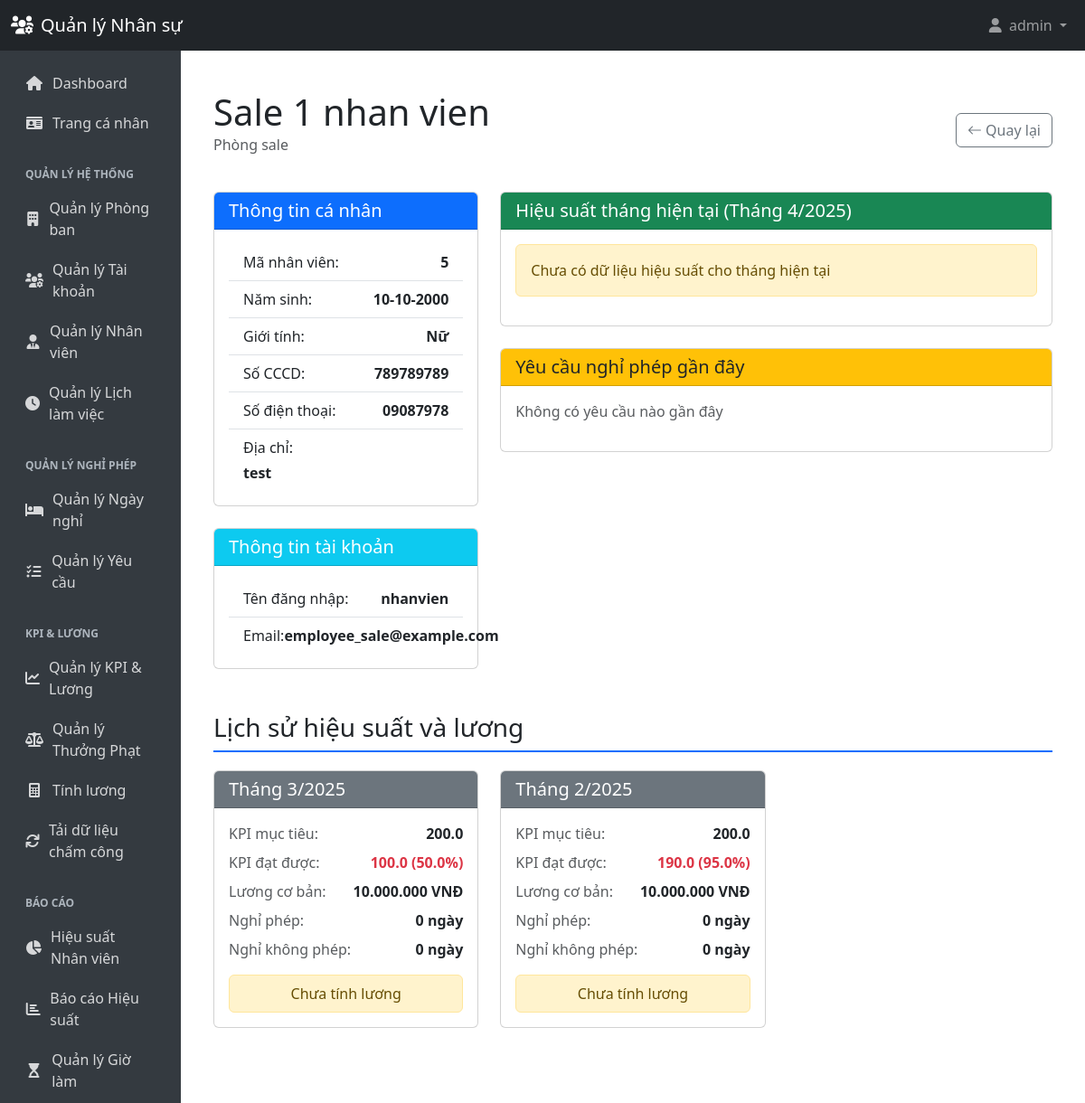
Page /pages/employee_detail.php?id=5 (signed in) on the committed database.
### tables this page shows
CREATE TABLE `users` (
  `user_id` int(11) NOT NULL,
  `username` varchar(50) NOT NULL,
  `password` varchar(255) NOT NULL,
  `email` varchar(100) DEFAULT NULL,
  `role_id` int(11) NOT NULL,
  `created_at` timestamp NULL DEFAULT current_timestamp(),
  `is_locked` tinyint(1) DEFAULT 0
);

CREATE TABLE `employees` (
  `employee_id` int(11) NOT NULL,
  `user_id` int(11) DEFAULT NULL,
  `first_name` varchar(50) NOT NULL,
  `last_name` varchar(50) NOT NULL,
  `address` text DEFAULT NULL,
  `phone_number` varchar(20) DEFAULT NULL,
  `id_card_number` varchar(20) DEFAULT NULL,
  `gender` enum('male','female','other') NOT NULL,
  `department_id` int(11) DEFAULT NULL,
  `created_at` timestamp NULL DEFAULT current_timestamp(),
  `updated_at` timestamp NULL DEFAULT current_timestamp() ON UPDATE current_timestamp(),
  `is_locked` tinyint(1) DEFAULT 0,
  `birth_date` date DEFAULT NULL
);

CREATE TABLE `departments` (
  `department_id` int(11) NOT NULL,
  `department_code` varchar(50) NOT NULL,
  `department_name` varchar(100) NOT NULL,
  `kpi_name` varchar(100) NOT NULL,
  `kpi_unit` varchar(100) NOT NULL,
  `max_employees` int(11) NOT NULL,
  `default_kpi` decimal(10,2) NOT NULL,
  `default_salary` decimal(12,2) NOT NULL,
  `created_at` timestamp NULL DEFAULT current_timestamp(),
  `updated_at` timestamp NULL DEFAULT current_timestamp() ON UPDATE current_timestamp(),
  `is_active` tinyint(1) NOT NULL DEFAULT 1
);

CREATE TABLE `employee_monthly_performance` (
  `performance_id` int(11) NOT NULL,
  `employee_id` int(11) NOT NULL,
  `department_id` int(11) NOT NULL,
  `month` int(11) NOT NULL,
  `year` int(11) NOT NULL,
  `individual_kpi_target` decimal(10,2) NOT NULL,
  `individual_base_salary` decimal(12,2) NOT NULL,
  `kpi_achieved` decimal(10,2) DEFAULT 0.00,
  `authorized_absences` int(11) DEFAULT 0,
  `unauthorized_absences` int(11) DEFAULT 0,
  `final_salary` decimal(12,2) DEFAULT 0.00,
  `salary_calculated` tinyint(1) DEFAULT 0,
  `created_at` timestamp NULL DEFAULT current_timestamp(),
  `updated_at` timestamp NULL DEFAULT current_timestamp() ON UPDATE current_timestamp(),
  `working_day` int(11) DEFAULT NULL,
  `allowance_shift_count` int(11) DEFAULT NULL,
  `total_allowance` int(11) NOT NULL DEFAULT 0,
  `late_day` int(11) NOT NULL DEFAULT 0,
  `penalty_more` int(11) NOT NULL DEFAULT 0,
  `bonus_more` int(11) NOT NULL DEFAULT 0
);

### pages/employee_detail.php (the view, shortened to what the rows shown need)
<?php
require_once dirname(__DIR__) . '/config/db.php';
$employeeId = isset($_GET['id']) ? (int) $_GET['id'] : 0;
$stmt = $pdo->prepare("
    SELECT e.*, d.department_name, u.username, u.email
    FROM employees e
    LEFT JOIN departments d ON e.department_id = d.department_id
    LEFT JOIN users u ON e.user_id = u.user_id
    WHERE e.employee_id = ?
");
$stmt->execute([$employeeId]);
$employee = $stmt->fetch();
$stmt = $pdo->prepare("
    SELECT emp.*, d.department_name
    FROM employee_monthly_performance emp
    JOIN departments d ON emp.department_id = d.department_id
    WHERE emp.employee_id = ?
    ORDER BY emp.year DESC, emp.month DESC
");
$stmt->execute([$employeeId]);
$performances = $stmt->fetchAll();
function formatCurrency($amount)
{
    return number_format($amount, 0, ',', '.') . ' VNĐ';
}
function formatMonth($month, $year)
{
    return "Tháng $month/$year";
}
?>
<!DOCTYPE html>
<html lang="vi">
<head>
    <link href="https://cdn.jsdelivr.net/npm/bootstrap@5.2.3/dist/css/bootstrap.min.css" rel="stylesheet">
    <link rel="stylesheet" href="https://cdn.jsdelivr.net/npm/bootstrap-icons@1.10.0/font/bootstrap-icons.css">
</head>
<body>
<?php include dirname(__DIR__) . '/partials/header.php'; ?>
    <div class="container py-4">
        <div class="d-flex justify-content-between align-items-center mb-4">
            <div>
                <h1 class="mb-0"><?= htmlspecialchars($employee['first_name'] . ' ' . $employee['last_name']) ?></h1>
                <p class="text-muted">
                    <?= htmlspecialchars($employee['department_name'] ?? 'Chưa phân công phòng ban') ?></p>
            </div>
        </div>
        <div class="row">
            <div class="col-md-4">
                <div class="card mb-4">
                    <div class="card-body">
                        <ul class="list-group list-group-flush">
                            <li class="list-group-item d-flex justify-content-between">
                                <span>Mã nhân viên:</span>
                                <span class="fw-bold"><?= $employee['employee_id'] ?></span>
                            </li>
                            <li class="list-group-item d-flex justify-content-between">
                                <span>Năm sinh:</span>
                                <span class="fw-bold"><?= date('d-m-Y', strtotime($employee['birth_date'])) ?></span>
                            </li>
                            <li class="list-group-item d-flex justify-content-between">
                                <span>Số CCCD:</span>
                                <span class="fw-bold"><?= htmlspecialchars($employee['id_card_number']) ?></span>
                            </li>
                            <li class="list-group-item d-flex justify-content-between">
                                <span>Số điện thoại:</span>
                                <span class="fw-bold"><?= htmlspecialchars($employee['phone_number']) ?></span>
                            </li>
                            <li class="list-group-item">
                                <span>Địa chỉ:</span>
                                <p class="mt-1 mb-0 fw-bold"><?= htmlspecialchars($employee['address']) ?></p>
                            </li>
                        </ul>
                    </div>
                </div>
                <?php if ($employee['user_id']): ?>
                    <div class="card mb-4">
                        <div class="card-header bg-info text-white">
                            <h5 class="m-0">Thông tin tài khoản</h5>
                        </div>
                        <div class="card-body">
                            <ul class="list-group list-group-flush">
                                <li class="list-group-item d-flex justify-content-between">
                                    <span>Tên đăng nhập:</span>
                                    <span class="fw-bold"><?= htmlspecialchars($employee['username']) ?></span>
                                </li>
                                <li class="list-group-item d-flex justify-content-between">
                                    <span>Email:</span>
                                    <span class="fw-bold"><?= htmlspecialchars($employee['email']) ?></span>
                                </li>
                            </ul>
                        </div>
                    </div>
                <?php endif; ?>
            </div>
        </div>
        <?php if (count($performances) > 0): ?>
            <div class="row">
                <?php foreach ($performances as $perf): ?>
                    <div class="col-md-4 mb-4">
                        <div class="card h-100 performance-card">
                            <div class="card-header bg-<?= $perf['salary_calculated'] ? 'success' : 'secondary' ?> text-white">
                                <h5 class="m-0"><?= formatMonth($perf['month'], $perf['year']) ?></h5>
                            </div>
                            <div class="card-body">
                                <div class="d-flex justify-content-between mb-2">
                                    <span class="text-muted">KPI mục tiêu:</span>
                                    <span class="fw-bold"><?= number_format($perf['individual_kpi_target'], 1) ?></span>
                                </div>
                                <div class="d-flex justify-content-between mb-2">
                                    <span class="text-muted">KPI đạt được:</span>
                                    <span
                                        class="fw-bold text-<?= $perf['kpi_achieved'] >= $perf['individual_kpi_target'] ? 'success' : 'danger' ?>">
                                        <?= number_format($perf['kpi_achieved'], 1) ?>
                                        (<?= number_format($perf['kpi_achieved'] / $perf['individual_kpi_target'] * 100, 1) ?>%)
                                    </span>
                                </div>
                                <div class="d-flex justify-content-between mb-2">
                                    <span class="text-muted">Lương cơ bản:</span>
                                    <span class="fw-bold"><?= formatCurrency($perf['individual_base_salary']) ?></span>
                                </div>
                                <div class="d-flex justify-content-between mb-2">
                                    <span class="text-muted">Nghỉ phép:</span>
                                    <span class="fw-bold"><?= $perf['authorized_absences'] ?> ngày</span>
                                </div>
                                <div class="d-flex justify-content-between mb-2">
                                    <span class="text-muted">Nghỉ không phép:</span>
                                    <span class="fw-bold"><?= $perf['unauthorized_absences'] ?> ngày</span>
                                </div>
                                <?php if ($perf['salary_calculated']): ?>
                                    <div class="d-flex justify-content-between mt-3 pt-2 border-top">
                                        <span class="text-muted">Tổng lương:</span>
                                        <span class="fw-bold text-success"><?= formatCurrency($perf['final_salary']) ?></span>
                                    </div>
                                <?php else: ?>
                                    <div class="alert alert-warning mt-3 mb-0 py-2 text-center">
                                        Chưa tính lương
                                    </div>
                                <?php endif; ?>
                            </div>
                        </div>
                    </div>
                <?php endforeach; ?>
            </div>
        <?php else: ?>
            <div class="alert alert-info">
                <p class="mb-0">Chưa có dữ liệu hiệu suất</p>
            </div>
        <?php endif; ?>
    </div>
</body>
</html>

### partials/header.php (shortened to what the rows shown need)
<?php
require_once dirname(__DIR__) . '/config/db.php';
$currentUser = isset($_SESSION['user_id']) ? getCurrentUser() : false;
?>
<!DOCTYPE html>
<html lang="vi">
<head>
    <link href="https://cdn.jsdelivr.net/npm/bootstrap@5.3.0-alpha1/dist/css/bootstrap.min.css" rel="stylesheet">
    <link rel="stylesheet" href="https://cdnjs.cloudflare.com/ajax/libs/font-awesome/6.0.0/css/all.min.css">
</head>
<body>
    <nav class="navbar navbar-expand-lg navbar-dark bg-dark">
        <div class="container-fluid">
            <div class="collapse navbar-collapse" id="navbarNav">
                <ul class="navbar-nav ms-auto">
                    <?php if ($currentUser): ?>
                        <li class="nav-item dropdown">
                            <a class="nav-link dropdown-toggle" href="#" id="navbarDropdown" role="button"
                                data-bs-toggle="dropdown">
                                <i class="fas fa-user me-1"></i> <?php echo htmlspecialchars($currentUser['username']); ?>
                            </a>
                        </li>
                    <?php endif; ?>
                </ul>
            </div>
        </div>
    </nav>
    <div class="container-fluid">
        <div class="row">
            <?php if ($currentUser): ?>
                <main class="col-md-9 ms-sm-auto col-lg-10 px-md-4 content">
            <?php else: ?>
                <main class="col-12 content">
            <?php endif; ?>

### rows in the picture
users: username "admin"
employees: first_name+last_name "Sale 1 nhan vien", department.department_name "Phòng sale", employee_id "5", birth_date "10-10-2000", id_card_number "789789789", phone_number "09087978", address "test", user.username "nhanvien", user.email "employee_sale@example.com"
employee_monthly_performance: formatMonth($perf['month'], $perf['year']) "Tháng 3/2025", individual_kpi_target "200.0", kpi_achieved "100.0", $perf['kpi_achieved'] / $perf['individual_kpi_target'] * 100 "50.0", individual_base_salary "10.000.000 VNĐ", authorized_absences "0", unauthorized_absences "0", salary_calculated "Chưa tính lương"
employee_monthly_performance: formatMonth($perf['month'], $perf['year']) "Tháng 2/2025", individual_kpi_target "200.0", kpi_achieved "190.0", $perf['kpi_achieved'] / $perf['individual_kpi_target'] * 100 "95.0", individual_base_salary "10.000.000 VNĐ", authorized_absences "0", unauthorized_absences "0", salary_calculated "Chưa tính lương"

### other values in the picture
$title "QUẢN LÝ HỆ THỐNG QUẢN LÝ NGHỈ PHÉP KPI & LƯƠNG BÁO CÁO"
